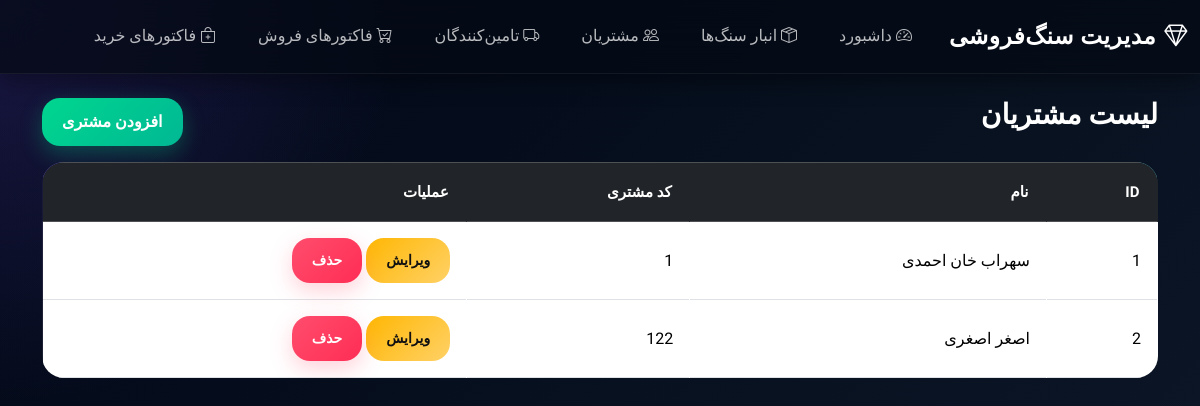
The app's page /customer_list/ with its own data.
### core/models.py (models this page shows, shortened)
class Customer(models.Model):
    person = models.OneToOneField(Person, on_delete=models.CASCADE)
    customer_code = models.CharField(max_length=30, unique=True)

class Person(models.Model):
    PERSON_TYPES = [
        ('real', 'حقیقی'),
        ('legal', 'حقوقی'),
    ]
    first_name = models.CharField(max_length=100, verbose_name='نام')
    last_name = models.CharField(max_length=100, verbose_name='نام خانوادگی')
    national_code = models.CharField(
        max_length=20,
        unique=True,
        verbose_name='کد ملی / شناسه اقتصادی'
    )
    phone = models.CharField(max_length=15, verbose_name='شماره تماس')
    address = models.TextField(verbose_name='آدرس')
    person_type = models.CharField(
        max_length=10,
        choices=PERSON_TYPES,
        verbose_name='نوع شخص'
    )
    created_at = models.DateTimeField(auto_now_add=True)
    def __str__(self):
        return f"{self.first_name} {self.last_name}"
    class Meta:
        verbose_name = 'شخص'
        verbose_name_plural = 'اشخاص'

### core/views.py (the view)
# urls.py: path('customer_list/', customer_list, name='customer_list'),
def customer_list(request):
    customers = Customer.objects.all()
    return render(request, 'core/customer_list.html', {'customers': customers})

### core/templates/core/customer_list.html (shortened to what this page needs)
{% extends 'core/base.html' %}
{% block content %}
<div class="d-flex justify-content-between mb-3">
    <h3>لیست مشتریان</h3>
    <a href="{% url 'add_customer' %}" class="btn btn-success">
        افزودن مشتری
    </a>
</div>
<table class="table table-bordered">
    <thead class="table-dark">
        <tr>
            <th>ID</th>
            <th>نام</th>
            <th>کد مشتری</th>
            <th>عملیات</th>
        </tr>
    </thead>
    <tbody>
        {% for customer in customers %}
        <tr>
            <td>{{ customer.id }}</td>
            <td>{{ customer.person }}</td>
            <td>{{ customer.customer_code }}</td>
            <td>
                <a href="{% url 'edit_customer' customer.id %}" class="btn btn-warning btn-sm">
                    ویرایش
                </a>
                <a href="{% url 'delete_customer' customer.id %}" class="btn btn-danger btn-sm">
                    حذف
                </a>
            </td>
        </tr>
        {% endfor %}
    </tbody>
</table>
{% endblock %}

### core/static/core/style.css (style rules this page uses)
:root { --bg:#07111f; --card:#101b2d; --glass:rgba(255,255,255,0.06); --border:rgba(255,255,255,0.08); --primary:#7c5cff; --primary2:#5ce1e6; --success:#00d68f; --danger:#ff4d6d; --warning:#ffb703; --text:#ffffff; --muted:#a8b3cf; --shadow: 0 10px 30px rgba(0,0,0,0.35); --radius:28px; }
* { margin:0; padding:0; box-sizing:border-box; }
body { font-family:'Vazirmatn',sans-serif; min-height:100vh; color:var(--text); background: radial-gradient(circle at top left,#7c5cff33 0%,transparent 28%), radial-gradient(circle at bottom right,#5ce1e633 0%,transparent 28%), linear-gradient(135deg,#020617,#07111f,#0f172a); background-attachment:fixed; overflow-x:hidden; }
h1,h2,h3,h4,h5 { font-weight:900; color:white; }
.btn { border:none; border-radius:18px; padding:12px 20px; font-weight:700; transition:0.35s; position:relative; overflow:hidden; }
.btn::before { content:''; position:absolute; inset:0; background:rgba(255,255,255,0.15); opacity:0; transition:0.3s; }
.btn-success { background: linear-gradient( 135deg, #00d68f, #00b894 ); box-shadow: 0 8px 22px rgba(0,214,143,0.28); }
.btn-danger { background: linear-gradient( 135deg, #ff4d6d, #ff2d55 ); box-shadow: 0 8px 22px rgba(255,77,109,0.25); }
.btn-warning { background: linear-gradient( 135deg, #ffb703, #ffd166 ); color:#111; }
.table { color:white; border-radius:22px; overflow:hidden; background:rgba(255,255,255,0.04); backdrop-filter:blur(14px); }
.table thead { background: linear-gradient( 135deg, #7c5cff, #5ce1e6 ); }
.table th { border:none; padding:18px; font-size:15px; font-weight:800; }
.table td { border-color:rgba(255,255,255,0.05); padding:16px; vertical-align:middle; }
::placeholder { color:#bfc8dd!important; }
.card, .table, .alert { animation:fadeUp .55s ease; }

### records on screen
Customer: id "1", person "سهراب خان احمدی", customer_code "1"
Customer: id "2", person "اصغر اصغری", customer_code "122"
